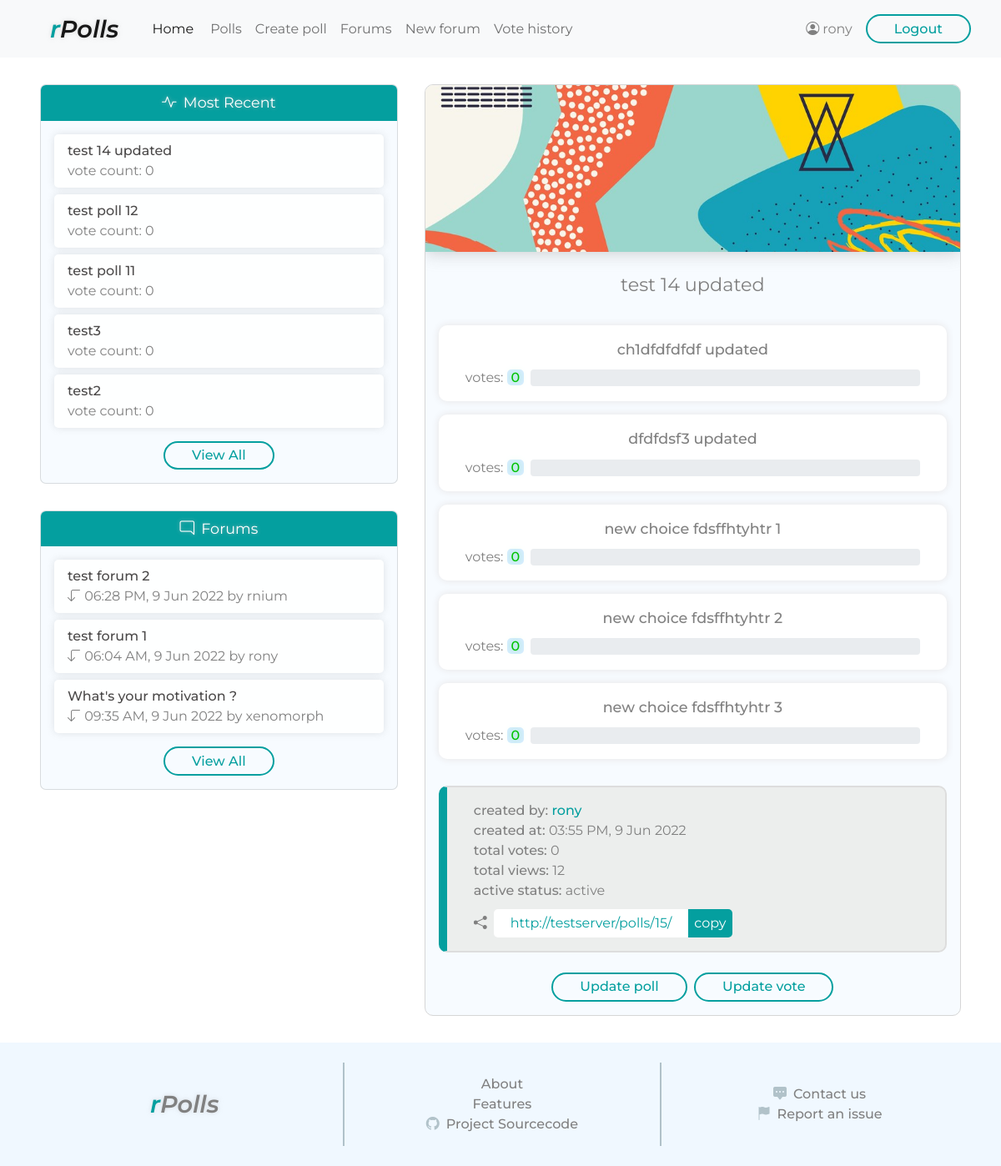
Screenshot of /polls/15/ (signed in) with the database file from the repository.
### polls/models.py (models this page shows, shortened)
class Poll(models.Model):
    title = models.CharField(max_length=250)
    banner = models.ImageField(upload_to='polls/images/', default='polls/images/default.jpg')
    author = models.ForeignKey(User, on_delete=models.CASCADE, related_name='poll')
    public = models.BooleanField(default=True)
    active = models.BooleanField(default=True)
    visible = models.BooleanField(default=True)
    added = models.DateTimeField(auto_now_add=True)
    views = models.IntegerField(default=0)

class Choice(models.Model):
    choicetext = models.CharField(max_length=100)
    poll = models.ForeignKey(Poll, on_delete=models.CASCADE, related_name='choice')

### forums/models.py (models this page shows, shortened)
class ForumTopic(models.Model):
    title = models.CharField(max_length=250)
    author = models.ForeignKey(User, on_delete=models.CASCADE, related_name='forum')
    active = models.BooleanField(default=True)
    locked = models.BooleanField(default=False)
    added = models.DateTimeField(auto_now_add=True)
    views = models.IntegerField(default=0)

class Post(models.Model):
    post_text = models.TextField()
    forum = models.ForeignKey(ForumTopic, on_delete=models.CASCADE, related_name='forumpost')
    post_author = models.ForeignKey(User, on_delete=models.CASCADE, related_name='userpost')
    added = models.DateTimeField(auto_now_add=True)
    updated = models.DateTimeField(auto_now=True)

### polls/views.py (the view, shortened to what this page needs)
# urls.py: path('<int:pk>/', views.polldetail , name='polldetails'),
@login_required()
def polldetail(request, pk):
    polldetail_context = dict()
    try:
        poll = Poll.objects.get(pk=pk)
    except Poll.DoesNotExist:
        context = {}
        context['recentpolls'] = get_polls_panel_context(request)
        context['forums'] = get_forum_panel_context(request)
        context['error'] = 'Poll Not Found'
        context['username'] = request.user.username
        return render(request, 'polls/error.html', context=context)
    polldetail_context['recentpolls'] = get_polls_panel_context(request)
    polldetail_context['forums'] = get_forum_panel_context(request)
    polldetail_context['username'] = request.user.username
    pollViews = poll.views + 1
    Poll.objects.filter(pk=pk).update(views=pollViews)
    polldetail_context['poll_id'] = poll.id
    polldetail_context['poll_url'] = request.build_absolute_uri()
    polldetail_context['poll_title'] = poll.title
    polldetail_context['poll_author'] = poll.author
    polldetail_context['poll_added'] = poll.added
    polldetail_context['poll_views'] = pollViews
    polldetail_context['is_active_poll'] = poll.active
    if poll.active:
        polldetail_context['active_status'] = 'active'
    else:
        polldetail_context['active_status'] = 'inactive'
    try:
        myVote = poll.pollvote.get(voter=request.user)
        polldetail_context['my_vote_time'] = myVote.vote_time
    except Exception:
        pass
    try:
        lastVote = poll.pollvote.latest('vote_time')
        polldetail_context['last_vote_time'] = lastVote.vote_time
        polldetail_context['last_vote_voter'] = lastVote.voter
    except Exception:
        pass
    polldetail_context['poll_banner_url'] = poll.banner.url
    poll_choices = poll.choice.all()
    total_votes = poll.pollvote.count()
    choices_context = []
    for choice in poll_choices:
        choice_text = choice.choicetext
        choice_votes = choice.choicevote.count()
        try:
            percentVotes = (choice_votes/total_votes)*100
        except ZeroDivisionError:
            percentVotes = 0
        choice_votes_percent = round(percentVotes, 2)
        progressbar_progress = round(percentVotes)
        unit_context = {'choice_text':choice_text, 'choice_votes':choice_votes, 'choice_votes_percent':choice_votes_percent,
                        'progressbar_progress':progressbar_progress}
        choices_context.append(unit_context)
    polldetail_context['choices'] = choices_context
    polldetail_context['total_votes'] = total_votes
    return render(request, 'polls/poll_detail.html', context=polldetail_context)

### polls/views.py (called while the page is built)
def get_forum_panel_context(request):
    recentforums = ForumTopic.objects.filter(active=True).order_by('-added')[:5]
    recentforums_context = []
    for forum in recentforums:
        forum_id = forum.id
        forum_title = forum.title
        lastPost = forum.forumpost.latest('added')
        last_post_time = lastPost.added
        last_post_user = lastPost.post_author
        unit_context = {'forum_id': forum_id, 'forum_title': forum_title, 'last_post_time': last_post_time, 'last_post_user': last_post_user}
        recentforums_context.append(unit_context)
    return recentforums_context

### polls/templates/polls/poll_detail.html (shortened to what this page needs)
<!DOCTYPE html>
<html lang="en">
<head>
    <link href="https://cdn.jsdelivr.net/npm/bootstrap@5.1.3/dist/css/bootstrap.min.css" rel="stylesheet">
    {% load static %}
    <link rel="stylesheet" href="{% static 'style.css' %}">
</head>
<body>
    <header>
        <nav class="navbar navbar-expand-md navbar-light bg-light">
            <div class="container-fluid">
              <a class="navbar-brand ms-5 pe-3" href="{% url 'homepage' %}"><span class="r">r</span>Polls</a>
              <div class="collapse navbar-collapse" id="navbarSupportedContent">
                <ul class="navbar-nav me-auto mb-2 mb-lg-0">
                  <li class="nav-item me-1">
                    <a class="nav-link active" aria-current="page" href="{% url 'homepage' %}">Home</a>
                  </li>
                  <li class="nav-item">
                    <a class="nav-link" href="{% url 'polls:browse' %}">Polls</a>
                  </li>
                  <li class="nav-item">
                    <a class="nav-link" href="{% url 'polls:create_poll' %}">Create poll</a>
                  </li>
                  <li class="nav-item">
                    <a class="nav-link" href="{% url 'forums:forum_all' %}">Forums</a>
                  </li>
                  <li class="nav-item">
                    <a class="nav-link" href="{% url 'forums:forum_create' %}">New forum</a>
                  </li>
                  <li class="nav-item">
                    <a class="nav-link" href="{% url 'polls:votes_history' %}">Vote history</a>
                  </li>
                </ul>
                <div class="account d-flex me-4">
                    <div class="profile d-flex my-auto me-3">
                        <i class="bi bi-person-circle"></i>
                        <span class="username-viewonly ms-1">{{ username }}</span>
                    </div>
                    <form action="{% url 'logout' %}" method="POST"> {% csrf_token %}
                        <input type="submit" class="btn-1" value="Logout">
                    </form>
                </div>
              </div>
            </div>
          </nav>
    </header>
    <div class="main-container">
        <div class="left-col">
            <div class="recent-polls card">
                <div class="heading">
                    <span class="icon me-1"><i class="bi bi-activity"></i></span>
                    <span class="title">Most Recent</span>
                </div>
                <div class="content">
                    {% for poll in recentpolls %}
                    <div class="poll-item">
                        <a class="poll-title" href="{% url 'polls:polldetails' poll.poll_id %}">{{ poll.poll_title }}</a>
                        <div class="count">
                            <span class="label">vote count:&nbsp;</span><span class="value">{{ poll.vote_count }}</span>
                        </div>
                    </div>
                    {% endfor %}
                    <a href="{% url 'polls:browse' %}" class="btn-1 link-btn">View All</a>
                </div>
            </div>
            <div class="community-forum card">
                <div class="heading">
                    <span class="icon me-1"><i class="bi bi-chat-right"></i></span>
                    <span class="title">Forums</span>
                </div>
                <div class="content">
                    {% for forum in forums %}
                    <div class="forum-post">
                        <a class="post-title" href="{% url 'forums:forum_detail' forum.forum_id %}">{{ forum.forum_title }}</a>
                        <div class="last-post">
                            <span class="label"><i class="bi bi-arrow-90deg-down"></i></span>
                            <span class="date">{{ forum.last_post_time|date:"h:i A, j M o" }}</span>
                            <span class="user">by {{ forum.last_post_user }}</span>
                        </div>
                    </div>
                    {% endfor %}
                    <a href="{% url 'forums:forum_all' %}" class="btn-1 link-btn">View All</a>
                </div>
            </div>
        </div>
        <div class="right-col">
            <div class="poll-detail">
                <div class="content">
                    <div class="poll-heading">
                        <div class="banner"><img src="{{ poll_banner_url }}" alt=""></div>
                        <div class="title">{{ poll_title }}</div>
                    </div>
                    <div class="pool-info">
                        <div class="pool-choices">
                            <ul class="choice-list">
                                {% for choice in choices%}
                                <li class="choice card-simple">
                                    <div class="choice-text">{{ choice.choice_text }}</div>
                                    <div class="info">
                                        <div class="choice-votes me-2"><span class="label">votes:&nbsp;</span><span class='value'>{{ choice.choice_votes }}</span></div>
                                        <div class="progress">
                                        </div>
                                    </div>
                                </li>
                                {% endfor %}
                            </ul>
                        </div>
                        <div class="poll-stats card-headless">
                            <ul class="stats">
                                <li>
                                    <span class="label">created by:&nbsp;</span><span class="user">{{ poll_author }}</span>
                                </li>
                                <li>
                                    <span class="label">created at:&nbsp;</span><span class="value">{{ poll_added|date:"h:i A, j M o"  }}</span>
                                </li>
                                <li>
                                    <span class="label">total votes:&nbsp;</span><span class="value">{{ total_votes }}</span>
                                </li>
                                <li>
                                    <span class="label">total views:&nbsp;</span><span class="value">{{ poll_views }}</span>
                                </li>
                                <li>
                                    <span class="label">active status:&nbsp;</span><span class="value">{{ active_status }}</span>
                                </li>
                            </ul>
                            <div class="share-link">
                                <div class="inner">
                                    <i class="bi bi-share-fill me-2"></i>
                                    <a href="{% url 'polls:polldetails' poll_id %}" id="poll-link">{{ poll_url }}</a>
                                    <button id="ctc">copy</button>
                                </div>
                            </div>
                        </div>
                        <div class="my-action">
                            <a href="#" type="submit" class="btn-1 link-btn me-1">Update poll</a>
                            <a href="#" type="submit" class="btn-1 link-btn">Update vote</a>
                        </div>
                    </div>
                </div>
            </div>
        </div>
    </div>
    <footer>
        <div class="upper">
            <div class="col-1">
                <div class="site-name">
                    <span class="r">r</span>Polls</a>
                </div>
            </div>
            <div class="vl"></div>
            <div class="col-2">
                <a href="#">About</a>
                <a href="#">Features</a>
                <a href="#"><i class="bi bi-github"></i>Project Sourcecode</a>
            </div>
            <div class="vl"></div>
            <div class="col-3">
                <a href="#"><i class="bi bi-chat-square-dots-fill"></i>Contact us</a>
                <a href="#"><i class="bi bi-flag-fill"></i>Report an issue</a>
            </div>
        </div>
    </footer>
</body>
</html>

### rows the page displays
Poll: poll_title "test 14 updated", title "test 14 updated", added "03:55 PM, 9 Jun 2022"
Poll: poll_title "test poll 12"
Poll: poll_title "test poll 11"
Poll: poll_title "test3"
Poll: poll_title "test2"
Choice: choice_text "ch1dfdfdfdf updated"
Choice: choice_text "dfdfdsf3 updated"
Choice: choice_text "new choice fdsffhtyhtr 1"
Choice: choice_text "new choice fdsffhtyhtr 2"
Choice: choice_text "new choice fdsffhtyhtr 3"

### other values shown
{{ username }} "rony"
{{ poll.vote_count }} "0" "0" "0" "0" "0"
{{ forum.forum_title }} "test forum 2"
{{ forum.last_post_time|date:"h:i A, j M o" }} "06:28 PM, 9 Jun 2022"
{{ forum.last_post_user }} "rnium"
{{ forum.forum_title }} "test forum 1"
{{ forum.last_post_time|date:"h:i A, j M o" }} "06:04 AM, 9 Jun 2022"
{{ forum.last_post_user }} "rony"
{{ forum.forum_title }} "What's your motivation ?"
{{ forum.last_post_time|date:"h:i A, j M o" }} "09:35 AM, 9 Jun 2022"
{{ forum.last_post_user }} "xenomorph"
{{ choice.choice_votes }} "0" "0" "0" "0" "0"
{{ poll_author }} "rony"
{{ total_votes }} "0"
{{ poll_views }} "12"
